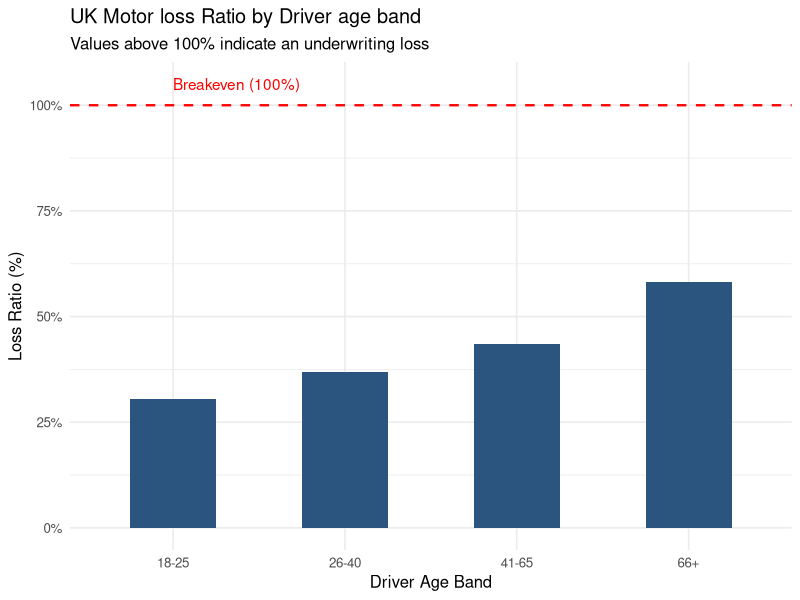
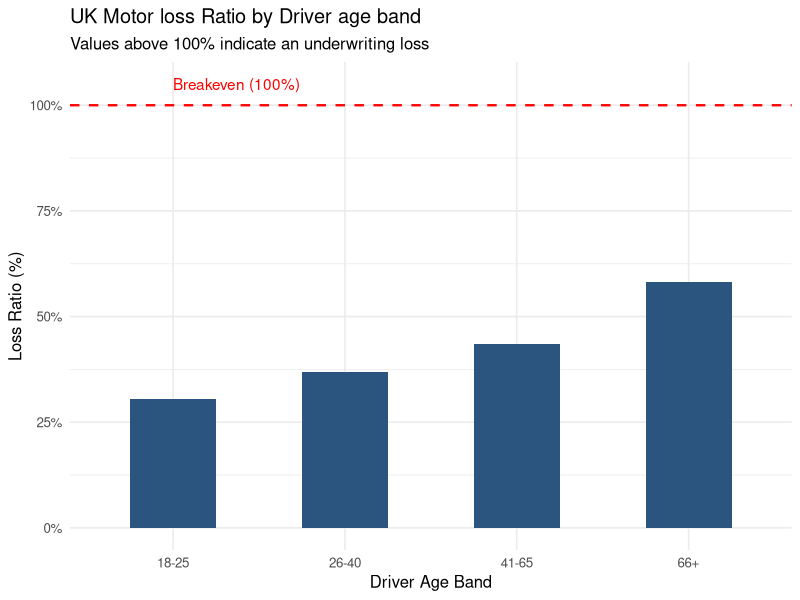

These figures' R source, in order:
library(tidyverse)
library(scales)

# Creating the sample for the UK portfolio

set.seed(42)
n <- 1000

portfolio <- tibble(
                    policy_id = 1001:(1000+n),
                    driver_age = sample(18:75, n, replace = TRUE),
                    vehicle_type = sample(c("Hatchback","Saloon","SUV"),n,replace = TRUE, prob = c(0.5,0.3,0.2)),
                    annual_premium = sample(c(450,600,850,1100), n, replace = TRUE),
                    had_claim = sample(c(0,1),n,replace= TRUE, prob = c(0.90,0.10)))%>%
  mutate(
    Claim_amount = if_else(
      had_claim == 1,
      round(pmax(rnorm(n, mean = 2500, sd=600),250)),
      0
    ),
    age_band = cut(
      driver_age,
      breaks = c(17,25,40,65,80),
      labels = c("18-25","26-40","41-65","66+")
    )
  )
head(portfolio)


# performance summary

summary_by_age <- portfolio%>%
  group_by(age_band)%>%
  summarise(
    total_drivers =n(),
    total_claims =sum(had_claim),
    claim_frquency =round(total_claims/total_drivers,3),
    total_premiums_gbp =sum(annual_premium),
    total_claims_gbp =sum(Claim_amount),
    loss_ratio_pct =round((total_claims_gbp/total_premiums_gbp)*100,1)
  )
cat("\n---Summary by Age Band ---\n")
print(summary_by_age)

# Visualising the loss ratio depending on driver age

loss_ratio_chart <- ggplot(summary_by_age,aes(x=age_band,y=loss_ratio_pct))+
  geom_col(fill = "#2B547E",width =0.5)+
  geom_hline(yintercept = 100,linetype = "dashed",colour = "red",linewidth = 0.8)+
  annotate("text",x=1,y=105,label="Breakeven (100%)", colour= "red",hjust =0)+
  scale_y_continuous(labels=function(x) paste0(x, "%"))+
  theme_minimal(base_size = 12)+
  labs(
    title= "UK Motor loss Ratio by Driver age band",
    subtitle = "Values above 100% indicate an underwriting loss",
    x= "Driver Age Band",
    y="Loss Ratio (%)")
print(loss_ratio_chart)
ggsave("loss_ratio_by_age.png", plot = loss_ratio_chart, width = 7, height = 4.5, dpi = 300)
